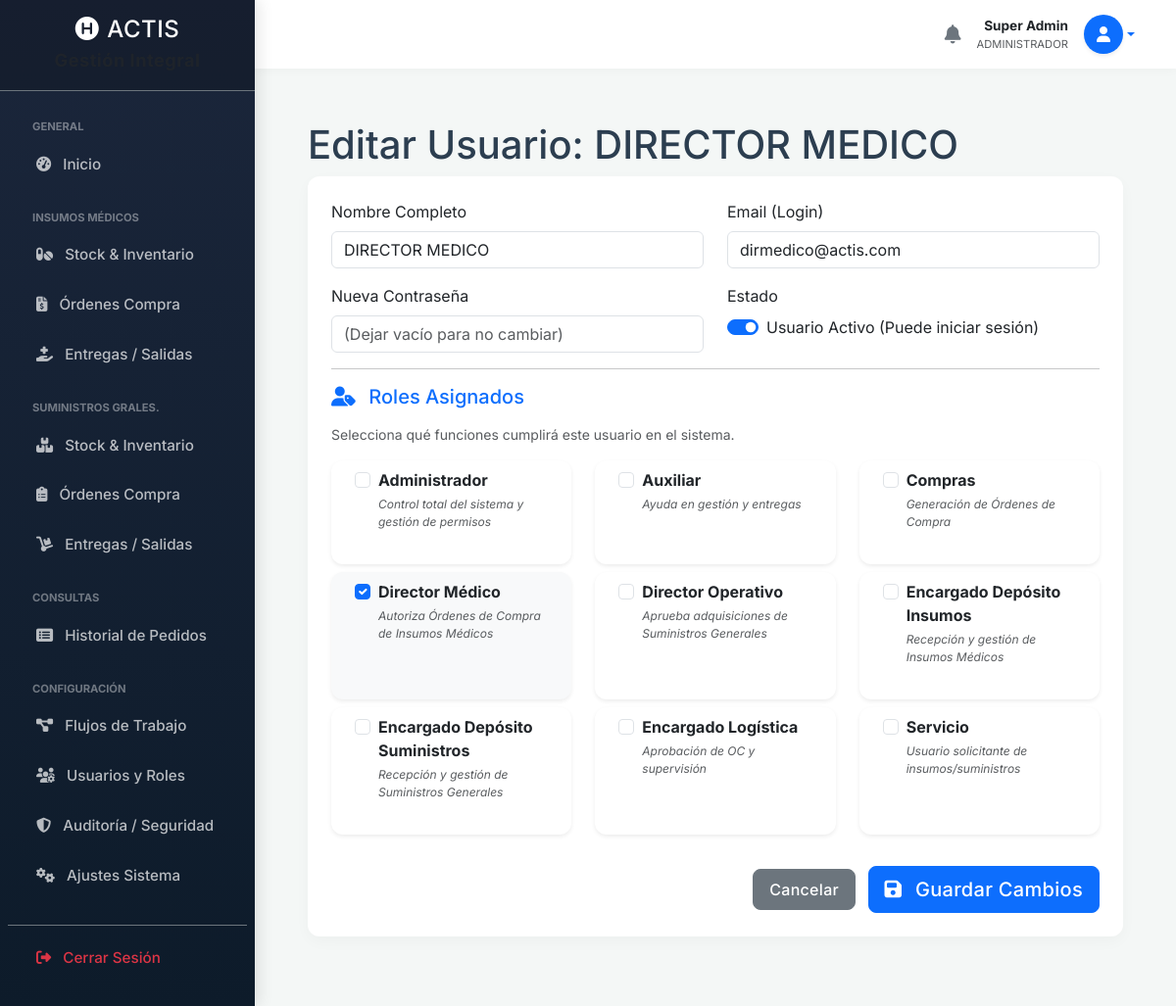
/admin_usuarios_editar.php?id=6 (signed in), run on the app's committed database.
### tables this page shows
CREATE TABLE `usuarios` (
  `id` int(11) NOT NULL,
  `nombre_completo` varchar(100) NOT NULL,
  `email` varchar(100) NOT NULL,
  `destino` varchar(100) DEFAULT NULL,
  `servicio` varchar(100) DEFAULT NULL,
  `grado_militar` varchar(100) DEFAULT NULL,
  `rol_en_servicio` varchar(50) DEFAULT NULL,
  `telefono` varchar(50) DEFAULT NULL,
  `numero_interno` varchar(20) DEFAULT NULL,
  `password` varchar(255) NOT NULL,
  `firma_digital` varchar(255) DEFAULT NULL,
  `activo` tinyint(1) DEFAULT 1,
  `validado_por_admin` tinyint(1) DEFAULT 0,
  `created_at` timestamp NULL DEFAULT current_timestamp()
);

CREATE TABLE `roles` (
  `id` int(11) NOT NULL,
  `nombre` varchar(50) NOT NULL,
  `descripcion` varchar(255) DEFAULT NULL
);

### admin_usuarios_editar.php (the view, shortened to what this page needs)
<?php
require 'db.php';
$id_user = $_GET['id'];
include 'includes/header.php';
include 'includes/sidebar.php';
include 'includes/navbar.php';
$stmt = $pdo->prepare("SELECT * FROM usuarios WHERE id = :id");
$stmt->execute(['id' => $id_user]);
$usuario = $stmt->fetch();
$lista_roles = $pdo->query("SELECT * FROM roles ORDER BY nombre ASC")->fetchAll();
$stmtMyRoles = $pdo->prepare("SELECT id_rol FROM usuario_roles WHERE id_usuario = :id");
$stmtMyRoles->execute(['id' => $id_user]);
$mis_roles_ids = $stmtMyRoles->fetchAll(PDO::FETCH_COLUMN);
?>
<div class="container-fluid px-4">
    <h1 class="mt-4">Editar Usuario: <?php echo htmlspecialchars($usuario['nombre_completo']); ?></h1>
    <div class="card mb-4 border-primary">
        <div class="card-body">
            <form method="POST">
                <div class="row mb-3">
                    <div class="col-md-6">
                        <label class="form-label">Nombre Completo</label>
                        <input type="text" name="nombre" class="form-control" required value="<?php echo htmlspecialchars($usuario['nombre_completo']); ?>">
                    </div>
                    <div class="col-md-6">
                        <label class="form-label">Email (Login)</label>
                        <input type="email" name="email" class="form-control" required value="<?php echo htmlspecialchars($usuario['email']); ?>">
                    </div>
                </div>
                <div class="row mb-3">
                    <div class="col-md-6">
                        <label class="form-label">Nueva Contraseña</label>
                        <input type="password" name="password" class="form-control" placeholder="(Dejar vacío para no cambiar)">
                    </div>
                    <div class="col-md-6">
                        <label class="form-label">Estado</label>
                        <div class="form-check form-switch">
                            <input class="form-check-input" type="checkbox" name="activo" id="checkActivo" <?php echo ($usuario['activo'] == 1) ? 'checked' : ''; ?>>
                            <label class="form-check-label" for="checkActivo">Usuario Activo (Puede iniciar sesión)</label>
                        </div>
                    </div>
                </div>
                <hr>
                <h5 class="mb-3 text-primary"><i class="fas fa-user-tag me-2"></i> Roles Asignados</h5>
                <p class="text-muted small">Selecciona qué funciones cumplirá este usuario en el sistema.</p>
                <div class="row">
                    <?php foreach ($lista_roles as $rol): ?>
                        <?php $checked = in_array($rol['id'], $mis_roles_ids) ? 'checked' : ''; ?>
                        <div class="col-md-4 mb-2">
                            <div class="card h-100 shadow-sm <?php echo $checked ? 'border-primary bg-light' : ''; ?>">
                                <div class="card-body py-2">
                                    <div class="form-check">
                                        <input class="form-check-input" type="checkbox" name="roles[]" value="<?php echo $rol['id']; ?>" id="rol_<?php echo $rol['id']; ?>" <?php echo $checked; ?>>
                                        <label class="form-check-label fw-bold" for="rol_<?php echo $rol['id']; ?>">
                                            <?php echo htmlspecialchars($rol['nombre']); ?>
                                        </label>
                                        <div class="small text-muted fst-italic mt-1" style="font-size: 0.75rem;">
                                            <?php echo htmlspecialchars($rol['descripcion']); ?>
                                        </div>
                                    </div>
                                </div>
                            </div>
                        </div>
                    <?php endforeach; ?>
                </div>
                <div class="mt-4 text-end">
                    <a href="admin_usuarios.php" class="btn btn-secondary me-2">Cancelar</a>
                    <button type="submit" class="btn btn-primary btn-lg"><i class="fas fa-save me-2"></i> Guardar Cambios</button>
                </div>
            </form>
        </div>
    </div>
</div>
<?php include 'includes/footer.php'; ?>

### header.php (style rules this page uses)
:root { --primary-color: #0f4c75; --secondary-color: #3282b8; --accent-color: #bbe1fa; --bg-color: #f4f7f6; --text-color: #2c3e50; --sidebar-width: 260px; }
body { background-color: var(--bg-color); font-family: 'Inter', sans-serif; color: var(--text-color); overflow-x: hidden; }
.card { border: none; border-radius: 12px; box-shadow: 0 5px 15px rgba(0,0,0,0.03); transition: transform 0.2s; background: #fff; margin-bottom: 1.5rem; overflow: hidden; }
.card-body { padding: 1.5rem; }
.btn { border-radius: 8px; font-weight: 500; letter-spacing: 0.3px; padding: 0.5rem 1rem; }

### data on the page
usuarios: nombre_completo "DIRECTOR MEDICO", nombre "DIRECTOR MEDICO", email "dirmedico@actis.com", activo "☑"
roles: nombre "Administrador", descripcion "Control total del sistema y gestión de permisos"
roles: nombre "Auxiliar", descripcion "Ayuda en gestión y entregas"
roles: nombre "Compras", descripcion "Generación de Órdenes de Compra"
roles: nombre "Director Médico", descripcion "Autoriza Órdenes de Compra de Insumos Médicos"
roles: nombre "Director Operativo", descripcion "Aprueba adquisiciones de Suministros Generales"
roles: nombre "Encargado Depósito Insumos", descripcion "Recepción y gestión de Insumos Médicos"
roles: nombre "Encargado Depósito Suministros", descripcion "Recepción y gestión de Suministros Generales"
roles: nombre "Encargado Logística", descripcion "Aprobación de OC y supervisión"
roles: nombre "Servicio", descripcion "Usuario solicitante de insumos/suministros"

### other printed values
$nombre_usuario_global "Super Admin"
$rol_principal_global "ADMINISTRADOR"
